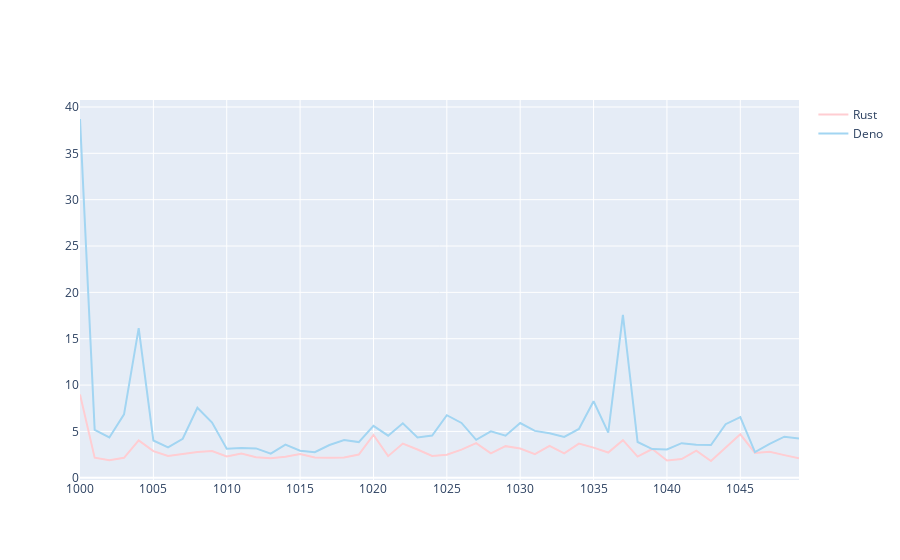

This figure's notebook cell:
### Markdown cell above
# Box

### Code cell
import plotly.graph_objects as go
trace_rust = go.Line(x=box_source_data.Serie,
            y=secret_source_data.Rust,
			name='Rust',
            marker=dict(color='#ffcdd2'))

trace_deno = go.Line(x=box_source_data.Serie,
			y=secret_source_data.Deno,
			name='Deno',
            marker=dict(color='#A2D5F2'))



data = [trace_rust, trace_deno]

# py.iplot([trace_rust], filename='rust_timings')
# py.iplot([trace_deno], filename='deno_timings')

py.iplot(data, filename='jupyter-basic_bar')
